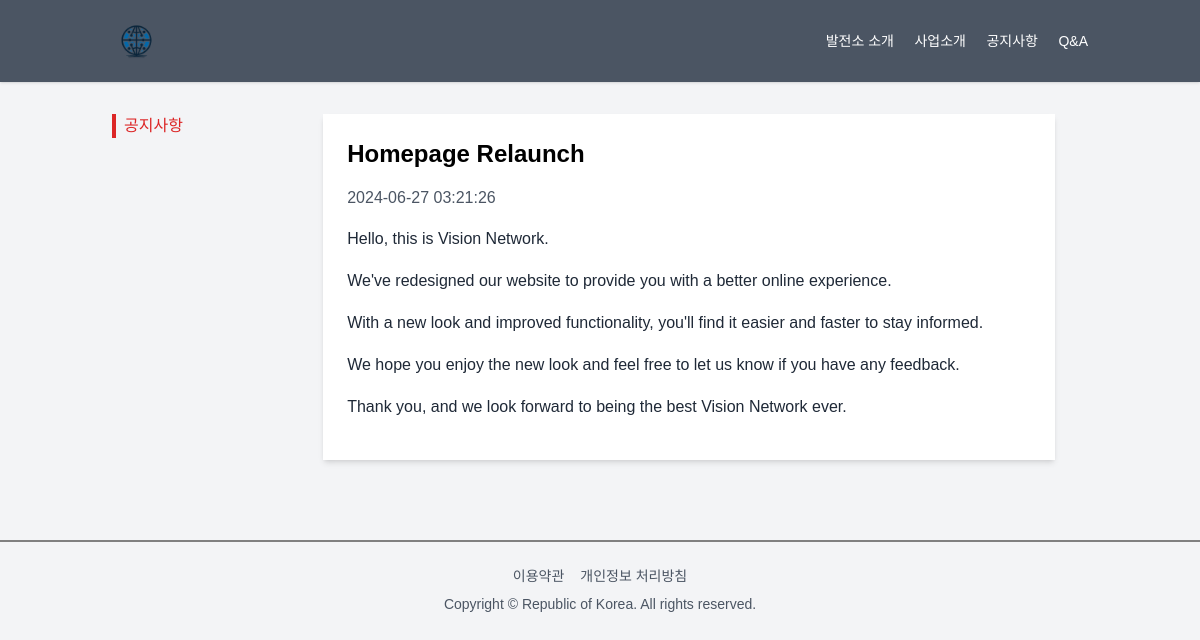
The page /read.php?idx=2&c=N on the database its author committed.
### tables this page shows
CREATE TABLE `notice` 
( 
    `id` INT AUTO_INCREMENT PRIMARY KEY, 
    `title` VARCHAR(255) NOT NULL, 
    `content` TEXT NOT NULL, 
    `author` VARCHAR(100) NOT NULL, 
    `created_at` TIMESTAMP DEFAULT CURRENT_TIMESTAMP
) default;

### src/read.php (the view, shortened to what this page needs)
<!DOCTYPE html>
<html lang="en">
<head>
    <script src="https://cdn.tailwindcss.com"></script>
</head>
<body class="bg-gray-100">
    <?php include 'config/header.php'; ?>
    <?php include 'config/db.php'; ?>
    <main class="container mx-auto py-8 px-6">
        <div class="flex space-x-4">
            <aside class="w-1/5">
                <ul class="space-y-2">
                    <li class="border-l-4 border-red-600 pl-2">
                        <a href="#" class="text-red-600">
                            <?php
                                $c = $_GET['c'];
                                if($c == 'N') {
                                    echo "공지사항";
                                } else if($c == 'Q') {
                                    echo "Q&A";
                                }
                            ?>
                        </a>
                    </li>
                </ul>
            </aside>
            <?php
                $idx = $_GET['idx'];
                $c = $_GET['c'];
                if(isset($idx) && $c == 'N') {
                    $stmt = $dbconn->prepare("SELECT * FROM notice WHERE id = ?");
                } else if(isset($idx) && $c == 'Q') {
                    $stmt = $dbconn->prepare("SELECT * FROM QnA WHERE id = ?");
                } else {
                    echo "잘못된 접근입니다.";
                    exit;
                }
                $stmt->bind_param("i", $idx);
                $stmt->execute();
                $result = $stmt->get_result();
                $row = $result->fetch_assoc();
            ?>
            <section class="w-3/4 bg-white p-6 shadow-md">
                <h1 class="text-2xl font-bold mb-4"><?php echo $row["title"] ?></h1>
                <div class="text-gray-600 mb-4"><?php echo $row['created_at']?></div>
                <?php
                    $sentences = preg_split('/(?<=[.?!])\s+(?=[a-zA-Z])/', $row['content']);
                    foreach ($sentences as $sentence) {
                        echo '<p class="text-gray-800 leading-relaxed mb-4">'.$sentence .'</p>';
                    }
                ?>
            </section>
        </div>
    </main>
    <?php
        include 'config/footer.php';
    ?>
</body>
</html>

### src/read.php (style rules this page uses)
body { font-family: 'Noto Sans KR', sans-serif; }

### rows shown on the page
notice: title "Homepage Relaunch", created_at "2024-06-27 03:21:26", content "Hello, this is Vision Network.", content "We've redesigned our website to provide you with a better online experience.", content "With a new look and improved functionality, you'll find it easier and faster to stay informed.", content "We hope you enjoy the new look and feel free to let us know if you have any feedback.", content "Thank you, and we look forward to being the best Vision Network ever."
